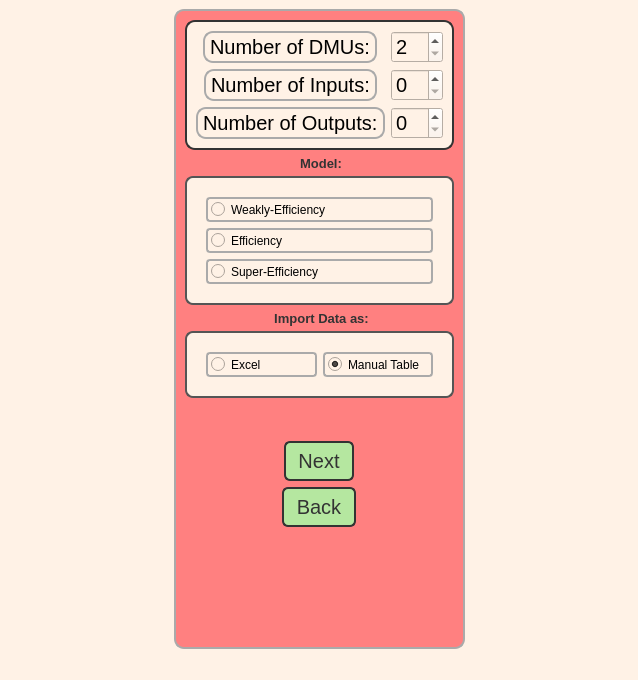
<?xml version="1.0" encoding="UTF-8"?>
<ui version="4.0">
 <class>MainWindow</class>
 <widget class="QMainWindow" name="MainWindow">
  <property name="geometry">
   <rect>
    <x>0</x>
    <y>0</y>
    <width>638</width>
    <height>680</height>
   </rect>
  </property>
  <property name="windowTitle">
   <string>MainWindow</string>
  </property>
  <property name="styleSheet">
   <string notr="true">QWidget {
    background-color: #fff2e6;  /* pastel blue background */
}</string>
  </property>
  <widget class="QWidget" name="centralwidget">
   <layout class="QHBoxLayout" name="horizontalLayout">
    <item>
     <spacer name="horizontalSpacer">
      <property name="orientation">
       <enum>Qt::Horizontal</enum>
      </property>
      <property name="sizeHint" stdset="0">
       <size>
        <width>40</width>
        <height>20</height>
       </size>
      </property>
     </spacer>
    </item>
    <item>
     <widget class="QFrame" name="frame">
      <property name="palette">
       <palette>
        <active>
         <colorrole role="WindowText">
          <brush brushstyle="SolidPattern">
           <color alpha="255">
            <red>0</red>
            <green>0</green>
            <blue>0</blue>
           </color>
          </brush>
         </colorrole>
         <colorrole role="Button">
          <brush brushstyle="SolidPattern">
           <color alpha="255">
            <red>255</red>
            <green>128</green>
            <blue>128</blue>
           </color>
          </brush>
         </colorrole>
         <colorrole role="Light">
          <brush brushstyle="SolidPattern">
           <color alpha="255">
            <red>255</red>
            <green>255</green>
            <blue>255</blue>
           </color>
          </brush>
         </colorrole>
         <colorrole role="Midlight">
          <brush brushstyle="SolidPattern">
           <color alpha="255">
            <red>247</red>
            <green>247</green>
            <blue>247</blue>
           </color>
          </brush>
         </colorrole>
         <colorrole role="Dark">
          <brush brushstyle="SolidPattern">
           <color alpha="255">
            <red>119</red>
            <green>119</green>
            <blue>119</blue>
           </color>
          </brush>
         </colorrole>
         <colorrole role="Mid">
          <brush brushstyle="SolidPattern">
           <color alpha="255">
            <red>159</red>
            <green>159</green>
            <blue>159</blue>
           </color>
          </brush>
         </colorrole>
         <colorrole role="Text">
          <brush brushstyle="SolidPattern">
           <color alpha="255">
            <red>0</red>
            <green>0</green>
            <blue>0</blue>
           </color>
          </brush>
         </colorrole>
         <colorrole role="BrightText">
          <brush brushstyle="SolidPattern">
           <color alpha="255">
            <red>255</red>
            <green>255</green>
            <blue>255</blue>
           </color>
          </brush>
         </colorrole>
         <colorrole role="ButtonText">
          <brush brushstyle="SolidPattern">
           <color alpha="255">
            <red>0</red>
            <green>0</green>
            <blue>0</blue>
           </color>
          </brush>
         </colorrole>
         <colorrole role="Base">
          <brush brushstyle="SolidPattern">
           <color alpha="255">
            <red>255</red>
            <green>128</green>
            <blue>128</blue>
           </color>
          </brush>
         </colorrole>
         <colorrole role="Window">
          <brush brushstyle="SolidPattern">
           <color alpha="255">
            <red>255</red>
            <green>128</green>
            <blue>128</blue>
           </color>
          </brush>
         </colorrole>
         <colorrole role="Shadow">
          <brush brushstyle="SolidPattern">
           <color alpha="255">
            <red>0</red>
            <green>0</green>
            <blue>0</blue>
           </color>
          </brush>
         </colorrole>
         <colorrole role="AlternateBase">
          <brush brushstyle="SolidPattern">
           <color alpha="255">
            <red>247</red>
            <green>247</green>
            <blue>247</blue>
           </color>
          </brush>
         </colorrole>
         <colorrole role="ToolTipBase">
          <brush brushstyle="SolidPattern">
           <color alpha="255">
            <red>255</red>
            <green>255</green>
            <blue>220</blue>
           </color>
          </brush>
         </colorrole>
         <colorrole role="ToolTipText">
          <brush brushstyle="SolidPattern">
           <color alpha="255">
            <red>0</red>
            <green>0</green>
            <blue>0</blue>
           </color>
          </brush>
         </colorrole>
         <colorrole role="PlaceholderText">
          <brush brushstyle="SolidPattern">
           <color alpha="128">
            <red>0</red>
            <green>0</green>
            <blue>0</blue>
           </color>
          </brush>
         </colorrole>
        </active>
        <inactive>
         <colorrole role="WindowText">
          <brush brushstyle="SolidPattern">
           <color alpha="255">
            <red>0</red>
            <green>0</green>
            <blue>0</blue>
           </color>
          </brush>
         </colorrole>
         <colorrole role="Button">
          <brush brushstyle="SolidPattern">
           <color alpha="255">
            <red>255</red>
            <green>128</green>
            <blue>128</blue>
           </color>
          </brush>
         </colorrole>
         <colorrole role="Light">
          <brush brushstyle="SolidPattern">
           <color alpha="255">
            <red>255</red>
            <green>255</green>
            <blue>255</blue>
           </color>
          </brush>
         </colorrole>
         <colorrole role="Midlight">
          <brush brushstyle="SolidPattern">
           <color alpha="255">
            <red>247</red>
            <green>247</green>
            <blue>247</blue>
           </color>
          </brush>
         </colorrole>
         <colorrole role="Dark">
          <brush brushstyle="SolidPattern">
           <color alpha="255">
            <red>119</red>
            <green>119</green>
            <blue>119</blue>
           </color>
          </brush>
         </colorrole>
         <colorrole role="Mid">
          <brush brushstyle="SolidPattern">
           <color alpha="255">
            <red>159</red>
            <green>159</green>
            <blue>159</blue>
           </color>
          </brush>
         </colorrole>
         <colorrole role="Text">
          <brush brushstyle="SolidPattern">
           <color alpha="255">
            <red>0</red>
            <green>0</green>
            <blue>0</blue>
           </color>
          </brush>
         </colorrole>
         <colorrole role="BrightText">
          <brush brushstyle="SolidPattern">
           <color alpha="255">
            <red>255</red>
            <green>255</green>
            <blue>255</blue>
           </color>
          </brush>
         </colorrole>
         <colorrole role="ButtonText">
          <brush brushstyle="SolidPattern">
           <color alpha="255">
            <red>0</red>
            <green>0</green>
            <blue>0</blue>
           </color>
          </brush>
         </colorrole>
         <colorrole role="Base">
          <brush brushstyle="SolidPattern">
           <color alpha="255">
            <red>255</red>
            <green>128</green>
            <blue>128</blue>
           </color>
          </brush>
         </colorrole>
         <colorrole role="Window">
          <brush brushstyle="SolidPattern">
           <color alpha="255">
            <red>255</red>
            <green>128</green>
            <blue>128</blue>
           </color>
          </brush>
         </colorrole>
         <colorrole role="Shadow">
          <brush brushstyle="SolidPattern">
           <color alpha="255">
            <red>0</red>
            <green>0</green>
            <blue>0</blue>
           </color>
          </brush>
         </colorrole>
         <colorrole role="AlternateBase">
          <brush brushstyle="SolidPattern">
           <color alpha="255">
            <red>247</red>
            <green>247</green>
            <blue>247</blue>
           </color>
          </brush>
         </colorrole>
         <colorrole role="ToolTipBase">
          <brush brushstyle="SolidPattern">
           <color alpha="255">
            <red>255</red>
            <green>255</green>
            <blue>220</blue>
           </color>
          </brush>
         </colorrole>
         <colorrole role="ToolTipText">
          <brush brushstyle="SolidPattern">
           <color alpha="255">
            <red>0</red>
            <green>0</green>
            <blue>0</blue>
           </color>
          </brush>
         </colorrole>
         <colorrole role="PlaceholderText">
          <brush brushstyle="SolidPattern">
           <color alpha="128">
            <red>0</red>
            <green>0</green>
            <blue>0</blue>
           </color>
          </brush>
         </colorrole>
        </inactive>
        <disabled>
         <colorrole role="WindowText">
          <brush brushstyle="SolidPattern">
           <color alpha="255">
            <red>119</red>
            <green>119</green>
            <blue>119</blue>
           </color>
          </brush>
         </colorrole>
         <colorrole role="Button">
          <brush brushstyle="SolidPattern">
           <color alpha="255">
            <red>255</red>
            <green>128</green>
            <blue>128</blue>
           </color>
          </brush>
         </colorrole>
         <colorrole role="Light">
          <brush brushstyle="SolidPattern">
           <color alpha="255">
            <red>255</red>
            <green>255</green>
            <blue>255</blue>
           </color>
          </brush>
         </colorrole>
         <colorrole role="Midlight">
          <brush brushstyle="SolidPattern">
           <color alpha="255">
            <red>247</red>
            <green>247</green>
            <blue>247</blue>
           </color>
          </brush>
         </colorrole>
         <colorrole role="Dark">
          <brush brushstyle="SolidPattern">
           <color alpha="255">
            <red>119</red>
            <green>119</green>
            <blue>119</blue>
           </color>
          </brush>
         </colorrole>
         <colorrole role="Mid">
          <brush brushstyle="SolidPattern">
           <color alpha="255">
            <red>159</red>
            <green>159</green>
            <blue>159</blue>
           </color>
          </brush>
         </colorrole>
         <colorrole role="Text">
          <brush brushstyle="SolidPattern">
           <color alpha="255">
            <red>119</red>
            <green>119</green>
            <blue>119</blue>
           </color>
          </brush>
         </colorrole>
         <colorrole role="BrightText">
          <brush brushstyle="SolidPattern">
           <color alpha="255">
            <red>255</red>
            <green>255</green>
            <blue>255</blue>
           </color>
          </brush>
         </colorrole>
         <colorrole role="ButtonText">
          <brush brushstyle="SolidPattern">
           <color alpha="255">
            <red>119</red>
            <green>119</green>
            <blue>119</blue>
           </color>
          </brush>
         </colorrole>
         <colorrole role="Base">
          <brush brushstyle="SolidPattern">
           <color alpha="255">
            <red>255</red>
            <green>128</green>
            <blue>128</blue>
           </color>
          </brush>
         </colorrole>
         <colorrole role="Window">
          <brush brushstyle="SolidPattern">
           <color alpha="255">
            <red>255</red>
            <green>128</green>
            <blue>128</blue>
           </color>
          </brush>
         </colorrole>
         <colorrole role="Shadow">
          <brush brushstyle="SolidPattern">
           <color alpha="255">
            <red>0</red>
            <green>0</green>
            <blue>0</blue>
           </color>
          </brush>
         </colorrole>
         <colorrole role="AlternateBase">
          <brush brushstyle="SolidPattern">
           <color alpha="255">
            <red>239</red>
            <green>239</green>
            <blue>239</blue>
           </color>
          </brush>
         </colorrole>
         <colorrole role="ToolTipBase">
          <brush brushstyle="SolidPattern">
           <color alpha="255">
            <red>255</red>
            <green>255</green>
            <blue>220</blue>
           </color>
          </brush>
         </colorrole>
         <colorrole role="ToolTipText">
          <brush brushstyle="SolidPattern">
           <color alpha="255">
            <red>0</red>
            <green>0</green>
            <blue>0</blue>
           </color>
          </brush>
         </colorrole>
         <colorrole role="PlaceholderText">
          <brush brushstyle="SolidPattern">
           <color alpha="128">
            <red>0</red>
            <green>0</green>
            <blue>0</blue>
           </color>
          </brush>
         </colorrole>
        </disabled>
       </palette>
      </property>
      <property name="styleSheet">
       <string notr="true">QFrame {
    background-color: #ff8080;
    border: 2px solid #aaa;
    border-radius: 10px;
}
QFrame#frame_2{
    background-color: #fff2e6;
    border: 2px solid #333;
    border-radius: 10px;
}

QFrame QLabel {
    background-color: #fff2e6;
}

QGroupBox {
    border: 2px solid #555;
    border-radius: 8px;
    margin-top: 20px;
    padding: 10px;
    background-color: #fff2e6;
}

/* Optional: style the title of the group box */
QGroupBox::title {
    subcontrol-origin: margin;
    subcontrol-position: top center;
    padding: 0 5px;
    color: #333;
    font-weight: bold; 
}

/* Style RadioButtons inside the GroupBox */
QGroupBox QRadioButton {
    border: 2px solid #aaa;
    border-radius: 4px;
    padding: 3px;
    background-color: #fff2e6;
}

/* Style SpinBox inside the GroupBox */
QSpinBox {
    background-color: #fff2e6;
}

QPushButton {
    background-color: #b5e7a0;
    border: 2px solid #333;
    border-radius: 6px;
    padding: 6px 12px;
    color: #333;
}

/* Hover effect */
QPushButton:hover {
    background-color: #a2d891;  /* Slightly darker green */
    border-color: #222;         /* Darker border on hover (optional) */
}

/* Pressed effect */
QPushButton:pressed {
    background-color: #8fcf82;  /* Deeper green */
    border-color: #111;
}
</string>
      </property>
      <property name="frameShape">
       <enum>QFrame::StyledPanel</enum>
      </property>
      <property name="frameShadow">
       <enum>QFrame::Raised</enum>
      </property>
      <layout class="QVBoxLayout" name="verticalLayout">
       <item>
        <widget class="QFrame" name="frame_2">
         <property name="frameShape">
          <enum>QFrame::StyledPanel</enum>
         </property>
         <property name="frameShadow">
          <enum>QFrame::Raised</enum>
         </property>
         <layout class="QVBoxLayout" name="verticalLayout_2">
          <item>
           <layout class="QGridLayout" name="gridLayout">
            <item row="2" column="1" alignment="Qt::AlignHCenter">
             <widget class="QSpinBox" name="n_output">
              <property name="font">
               <font>
                <pointsize>15</pointsize>
               </font>
              </property>
             </widget>
            </item>
            <item row="0" column="1" alignment="Qt::AlignHCenter">
             <widget class="QSpinBox" name="n_dmu">
              <property name="font">
               <font>
                <pointsize>15</pointsize>
               </font>
              </property>
              <property name="minimum">
               <number>2</number>
              </property>
             </widget>
            </item>
            <item row="2" column="0" alignment="Qt::AlignHCenter">
             <widget class="QLabel" name="label_3">
              <property name="font">
               <font>
                <pointsize>15</pointsize>
               </font>
              </property>
              <property name="text">
               <string>Number of Outputs:</string>
              </property>
             </widget>
            </item>
            <item row="1" column="1" alignment="Qt::AlignHCenter">
             <widget class="QSpinBox" name="n_input">
              <property name="font">
               <font>
                <pointsize>15</pointsize>
               </font>
              </property>
             </widget>
            </item>
            <item row="1" column="0" alignment="Qt::AlignHCenter">
             <widget class="QLabel" name="label_2">
              <property name="font">
               <font>
                <pointsize>15</pointsize>
               </font>
              </property>
              <property name="text">
               <string>Number of Inputs:</string>
              </property>
             </widget>
            </item>
            <item row="0" column="0" alignment="Qt::AlignHCenter">
             <widget class="QLabel" name="label">
              <property name="font">
               <font>
                <pointsize>15</pointsize>
               </font>
              </property>
              <property name="text">
               <string>Number of DMUs:</string>
              </property>
             </widget>
            </item>
           </layout>
          </item>
         </layout>
        </widget>
       </item>
       <item>
        <widget class="QGroupBox" name="groupBox">
         <property name="font">
          <font>
           <pointsize>10</pointsize>
           <weight>75</weight>
           <bold>true</bold>
          </font>
         </property>
         <property name="title">
          <string>Model:</string>
         </property>
         <layout class="QVBoxLayout" name="verticalLayout_4">
          <item>
           <widget class="QRadioButton" name="weak_eff_check">
            <property name="text">
             <string>Weakly-Efficiency</string>
            </property>
           </widget>
          </item>
          <item>
           <widget class="QRadioButton" name="eff_check">
            <property name="text">
             <string>Efficiency</string>
            </property>
           </widget>
          </item>
          <item>
           <widget class="QRadioButton" name="sup_eff_check">
            <property name="text">
             <string>Super-Efficiency</string>
            </property>
           </widget>
          </item>
         </layout>
        </widget>
       </item>
       <item>
        <widget class="QGroupBox" name="groupBox_2">
         <property name="font">
          <font>
           <pointsize>10</pointsize>
           <weight>75</weight>
           <bold>true</bold>
          </font>
         </property>
         <property name="styleSheet">
          <string notr="true"/>
         </property>
         <property name="title">
          <string>Import Data as:</string>
         </property>
         <layout class="QHBoxLayout" name="horizontalLayout_2">
          <item>
           <widget class="QRadioButton" name="excel_import">
            <property name="text">
             <string>Excel</string>
            </property>
           </widget>
          </item>
          <item>
           <widget class="QRadioButton" name="manual_import">
            <property name="text">
             <string>Manual Table</string>
            </property>
            <property name="checked">
             <bool>true</bool>
            </property>
           </widget>
          </item>
         </layout>
        </widget>
       </item>
       <item>
        <spacer name="verticalSpacer_3">
         <property name="orientation">
          <enum>Qt::Vertical</enum>
         </property>
         <property name="sizeHint" stdset="0">
          <size>
           <width>20</width>
           <height>40</height>
          </size>
         </property>
        </spacer>
       </item>
       <item alignment="Qt::AlignHCenter">
        <widget class="QPushButton" name="nextButton">
         <property name="maximumSize">
          <size>
           <width>500</width>
           <height>200</height>
          </size>
         </property>
         <property name="font">
          <font>
           <pointsize>15</pointsize>
          </font>
         </property>
         <property name="styleSheet">
          <string notr="true"/>
         </property>
         <property name="text">
          <string>Next</string>
         </property>
        </widget>
       </item>
       <item alignment="Qt::AlignHCenter">
        <widget class="QPushButton" name="pushButton">
         <property name="font">
          <font>
           <pointsize>15</pointsize>
          </font>
         </property>
         <property name="text">
          <string>Back</string>
         </property>
        </widget>
       </item>
       <item>
        <spacer name="verticalSpacer">
         <property name="orientation">
          <enum>Qt::Vertical</enum>
         </property>
         <property name="sizeHint" stdset="0">
          <size>
           <width>20</width>
           <height>40</height>
          </size>
         </property>
        </spacer>
       </item>
       <item>
        <spacer name="verticalSpacer_4">
         <property name="orientation">
          <enum>Qt::Vertical</enum>
         </property>
         <property name="sizeHint" stdset="0">
          <size>
           <width>20</width>
           <height>40</height>
          </size>
         </property>
        </spacer>
       </item>
       <item>
        <spacer name="verticalSpacer_2">
         <property name="orientation">
          <enum>Qt::Vertical</enum>
         </property>
         <property name="sizeHint" stdset="0">
          <size>
           <width>20</width>
           <height>40</height>
          </size>
         </property>
        </spacer>
       </item>
      </layout>
     </widget>
    </item>
    <item>
     <spacer name="horizontalSpacer_2">
      <property name="orientation">
       <enum>Qt::Horizontal</enum>
      </property>
      <property name="sizeHint" stdset="0">
       <size>
        <width>40</width>
        <height>20</height>
       </size>
      </property>
     </spacer>
    </item>
   </layout>
  </widget>
  <widget class="QMenuBar" name="menubar">
   <property name="geometry">
    <rect>
     <x>0</x>
     <y>0</y>
     <width>638</width>
     <height>27</height>
    </rect>
   </property>
  </widget>
  <widget class="QStatusBar" name="statusbar"/>
 </widget>
 <resources/>
 <connections/>
</ui>
